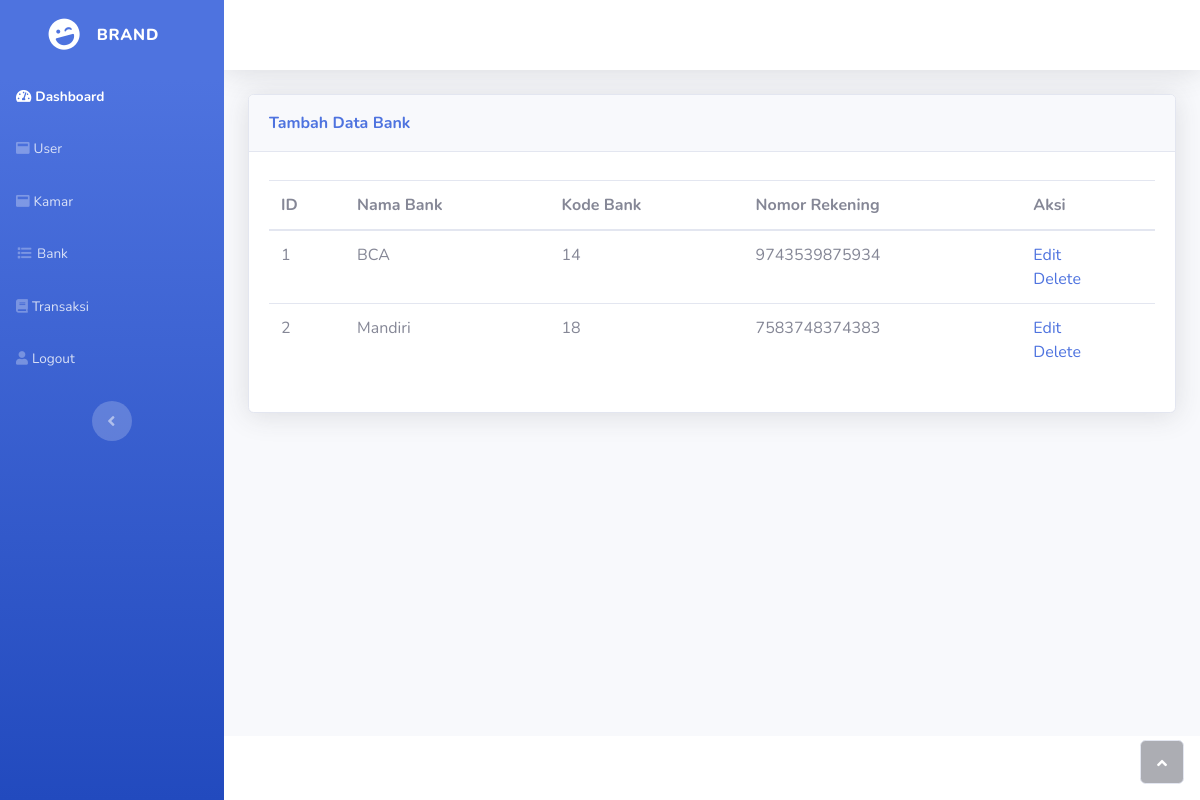
The app's page /adminsite/bank.php (signed in) with its own data.
### tables this page shows
CREATE TABLE `bank` (
  `id` int(11) NOT NULL,
  `nama_bank` varchar(20) NOT NULL,
  `kode_bank` int(11) NOT NULL,
  `norek` varchar(100) NOT NULL
);

### adminsite/bank.php (the view, shortened to what this page needs)
<!DOCTYPE html>
<html>
<head><meta http-equiv="Content-Type" content="text/html; charset=utf-8">
    <link rel="stylesheet" href="assets/bootstrap/css/bootstrap.min.css">
    <link rel="stylesheet" href="assets/fonts/fontawesome-all.min.css">
</head>
<body id="page-top">
    <div id="wrapper">
        <nav class="navbar navbar-dark align-items-start sidebar sidebar-dark accordion bg-gradient-primary p-0">
            <div class="container-fluid d-flex flex-column p-0">
                <a class="navbar-brand d-flex justify-content-center align-items-center sidebar-brand m-0" href="#">
                    <div class="sidebar-brand-icon rotate-n-15"><i class="fas fa-laugh-wink"></i></div>
                    <div class="sidebar-brand-text mx-3"><span>Brand</span></div>
                </a>
                <ul class="nav navbar-nav text-light" id="accordionSidebar">
                    <li class="nav-item" role="presentation"><a class="nav-link active" href="dash.php"><i class="fas fa-tachometer-alt"></i><span>Dashboard</span></a></li>
                    <li class="nav-item" role="presentation"><a class="nav-link" href="user.php"><i class="fas fa-window-maximize"></i><span>User</span></a></li>
                    <li class="nav-item" role="presentation"><a class="nav-link" href="kamar.php"><i class="fas fa-window-maximize"></i><span>Kamar</span></a></li>
                    <li class="nav-item" role="presentation"><a class="nav-link" href="bank.php"><i class="fas fa-list fa-sm fa-fw"></i><span>Bank</span></a></li>
                    <li class="nav-item" role="presentation"><a class="nav-link" href="transaksi.php"><i class="fas fa-book"></i><span>Transaksi</span></a></li>
                    <li class="nav-item" role="presentation"><a class="nav-link" href="logout.php"><i class="fas fa fa-user"></i><span>Logout</span></a></li>
                </ul>
                <div class="text-center d-none d-md-inline"><button class="btn rounded-circle border-0" id="sidebarToggle" type="button"></button></div>
            </div>
        </nav>
        <div class="d-flex flex-column" id="content-wrapper">
            <div id="content">
                <nav class="navbar navbar-light navbar-expand bg-white shadow mb-4 topbar static-top">
                </nav>
                <div class="container-fluid">
                    <div class="card shadow">
                        <div class="card-header py-3">
                          <a href="tambahbank.php">
                            <p class="text-primary m-0 font-weight-bold">Tambah Data Bank</p>
                          </a>
                        </div>
                        <div class="card-body">
                            <div class="table-responsive table mt-2" id="dataTable" role="grid" aria-describedby="dataTable_info">
                                <table class="table dataTable my-0" id="dataTable">
                                    <thead>
                                        <tr>
                                            <th>ID</th>
                                            <th>Nama Bank</th>
                                            <th>Kode Bank</th>
                                            <th>Nomor Rekening</th>
                                            <th>Aksi</th>
                                        </tr>
                                    </thead>
                                    <tbody>
                                        <?php
                                        $conn = new mysqli(DB_HOST, DB_USER, DB_PASS, DB_NAME);
                                        $stmt = $conn->prepare("SELECT * FROM `bank`;");
                                        $stmt->execute();
                                        $stmt->bind_result($id, $nama_bank, $kode_bank, $norek);
                                        while($stmt->fetch()){
                                          echo "<tr>
                                              <td>".$id."</td>
                                              <td>".$nama_bank."</td>
                                              <td>".$kode_bank."</td>
                                              <td>".$norek."</td>
                                              <td><a href='editbank.php?id=$id'>Edit</a><br><a href='deletebank.php?id=$id'>Delete</a></td>
                                                </tr>";
                                        }
                                        ?>
                                </tbody>
                                </table>
                            </div>
                        </div>
                    </div>
                </div>
            </div>
            <footer class="bg-white sticky-footer">
            </footer>
        </div><a class="border rounded d-inline scroll-to-top" href="#page-top"><i class="fas fa-angle-up"></i></a></div>
</body>
</html>

### records on screen
bank: id "1", nama_bank "BCA", kode_bank "14", norek "9743539875934"
bank: id "2", nama_bank "Mandiri", kode_bank "18", norek "7583748374383"
